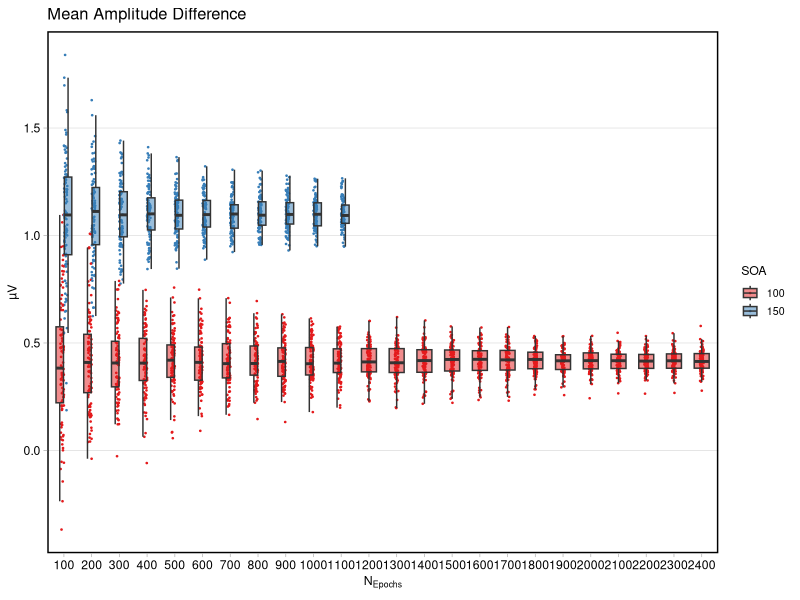
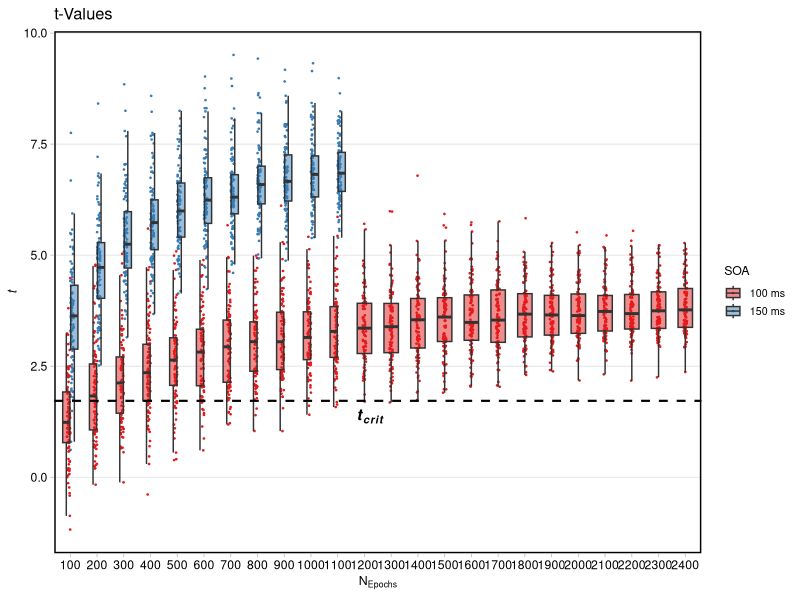

These figures' R source, in order: (Note: this script raises an error after producing the figures.)
library("tidyverse")
library("cowplot")
library("gridExtra")

setwd("./analysis")

df <- read.csv("out.csv") 

# somewhat hackish solution to:
# https://twitter.com/EamonCaddigan/status/646759751242620928
# based mostly on copy/pasting from ggplot2 geom_violin source:
# https://github.com/hadley/ggplot2/blob/master/R/geom-violin.r


"%||%" <- function(a, b) {
  if (!is.null(a)) a else b
}

spha_rel <- function(x,y) {
    return(2*p/(1+p))
}

geom_flat_violin <- function(mapping = NULL, data = NULL, stat = "ydensity",
                        position = "dodge", trim = TRUE, scale = "area",
                        show.legend = NA, inherit.aes = TRUE, ...) {
  layer(
    data = data,
    mapping = mapping,
    stat = stat,
    geom = GeomFlatViolin,
    position = position,
    show.legend = show.legend,
    inherit.aes = inherit.aes,
    params = list(
      trim = trim,
      scale = scale,
      ...
    )
  )
}

#' @rdname ggplot2-ggproto
#' @format NULL
#' @usage NULL
#' @export
GeomFlatViolin <-
  ggproto("GeomFlatViolin", Geom,
          setup_data = function(data, params) {
            data$width <- data$width %||%
              params$width %||% (resolution(data$x, FALSE) * 0.9)
            
            # ymin, ymax, xmin, and xmax define the bounding rectangle for each group
            data %>%
              group_by(group) %>%
              mutate(ymin = min(y),
                     ymax = max(y),
                     xmin = x,
                     xmax = x + width / 2)
            
          },
          
          draw_group = function(data, panel_scales, coord) {
            # Find the points for the line to go all the way around
            data <- transform(data, xminv = x,
                              xmaxv = x + violinwidth * (xmax - x))
            
            # Make sure it's sorted properly to draw the outline
            newdata <- rbind(plyr::arrange(transform(data, x = xminv), y),
                             plyr::arrange(transform(data, x = xmaxv), -y))
            
            # Close the polygon: set first and last point the same
            # Needed for coord_polar and such
            newdata <- rbind(newdata, newdata[1,])
            
            ggplot2:::ggname("geom_flat_violin", GeomPolygon$draw_panel(newdata, panel_scales, coord))
          },
          
          draw_key = draw_key_polygon,
          
          default_aes = aes(weight = 1, colour = "grey20", fill = "white", size = 0.5,
                            alpha = NA, linetype = "solid"),
          
          required_aes = c("x", "y")
)

raincloud_theme = theme(
text = element_text(size = 10),
axis.title.x = element_text(size = 16),
axis.title.y = element_text(size = 16),
axis.text = element_text(size = 14),
axis.text.x = element_text(angle = 45, vjust = 0.5),
legend.title=element_text(size=16),
legend.text=element_text(size=16),
legend.position = "right",
plot.title = element_text(lineheight=.8, face="bold", size = 16),
panel.border = element_blank(),
panel.grid.minor = element_blank(),
panel.grid.major = element_blank(),
axis.line.x = element_line(colour = 'black', size=0.5, linetype='solid'),
axis.line.y = element_line(colour = 'black', size=0.5, linetype='solid'))

theme_min <- function(base_size = 11, base_family = "") {

  theme_light(base_size = 11, base_family = "") +
    theme(
      panel.grid.major.x = element_blank(),
      panel.grid.minor = element_blank(),
      panel.background = element_blank(),
      panel.border = element_rect(fill = NA, colour = "black", size = 1),
      strip.background = element_rect(fill = NA, colour = NA),
      strip.text.x = element_text(colour = "black", size = rel(1.2)),
      strip.text.y = element_text(colour = "black", size = rel(1.2)),
      title = element_text(size = rel(0.9)),
      axis.text = element_text(colour = "black", size = rel(0.8)),
      axis.title = element_text(colour = "black", size = rel(0.9)),
      legend.title = element_text(colour = "black", size = rel(0.9)),
      legend.key.size = unit(0.9, "lines"),
      legend.text = element_text(size = rel(0.7), colour = "black"),
      legend.key = element_rect(colour = NA, fill = NA),
      legend.background = element_rect(colour = NA, fill = NA)
    )
}

# Effects
gdf1 <- df %>% mutate(epochs = factor(num)) %>% mutate(SOA = factor(soa)) %>% 
    group_by(epochs, run, SOA) %>% 
    filter(!any(is.na(amplitude_difference))) %>%
    ungroup() %>% group_by(epochs, run, SOA) %>% 
    summarize(mean_amplitude_difference=mean(amplitude_difference)) %>% 
    mutate(mean_amplitude_difference = mean_amplitude_difference * 10e5) 

plot_e = ggplot(data=gdf1, aes(x = epochs, y = mean_amplitude_difference, fill=SOA)) + 
    scale_fill_brewer(palette="Set1") +
    scale_color_brewer(palette="Set1") +
    geom_point(aes(color=SOA), position = position_jitterdodge(dodge.width = .25, jitter.width = .25), size = .25, alpha = 1) +
    #geom_line(aes(group=interaction(run,SOA)), alpha=.2) +
    geom_boxplot(width = .6, outlier.shape = NA, alpha = 0.5) +
    #geom_flat_violin(position = position_nudge(x = .2, y = 0), alpha = .8)  + 
    theme_min() +
    ggtitle("Mean Amplitude Difference") + 
    ylab("µV") +
    xlab(expression(N[Epochs]))

# t-Values
gdf2 <- df %>% mutate(epochs = factor(num)) %>% mutate(SOA = factor(paste(soa, "ms"))) %>% 
    group_by(epochs, run, SOA) %>% 
    filter(!any(is.na(amplitude_difference))) %>%
    summarize(t_val=t.test(amplitude_difference)[["statistic"]], t_crit=qt(p = 0.95, df = t.test(amplitude_difference)[["parameter"]]))


plot_t = ggplot(data=gdf2, aes(x = epochs, y = t_val, fill=SOA)) + 
    scale_fill_brewer(palette="Set1") +
    scale_color_brewer(palette="Set1") +
    geom_point(aes(color=SOA), position = position_jitterdodge(dodge.width = .25, jitter.width = .25), size = .25, alpha = 1) +
    #geom_line(aes(group=interaction(run,soa)), alpha=.2) +
    geom_boxplot(width = .6, outlier.shape = NA, alpha = 0.5) +
    #geom_flat_violin(position = position_nudge(x = .2, y = 0), alpha = .8)  + 
    theme_min() +
    ggtitle("t-Values") + 
    ylab(expression(italic(t))) +
    xlab(expression(N[Epochs])) + 
    geom_hline(yintercept=1.72, linetype="dashed", alpha=1, size=.75) +
    annotate("text", x = 12.2, y = 1.72, vjust=1.6, size=4, label = expression(bolditalic(t[crit]))) +
    labs(shape = "19") 

sb = function(n, rel, o_n) { 
  rel = (rel) / (rel * (-o_n) + rel + o_n)
  return((n * rel) / (1 + (n - 1) * rel))
  }

# split-half
gdf3 <- df %>% mutate(epochs = factor(num)) %>% mutate(soa = factor(paste(soa, "ms"))) %>% 
    filter(type == "half_1" | type == "half_2") %>%
    filter(!any(is.na(amplitude_difference))) %>%
    pivot_wider(id_cols = c(id,soa,num,run,epochs), names_from = type, values_from = amplitude_difference) %>%
    group_by(epochs, run, soa) %>% 
    summarize(cor=cor(half_1, half_2)) %>%
    mutate(rel = ( ( 2 * cor ) / (1 + cor)) ) %>%
    ungroup() %>%
    group_by(epochs, soa) %>%
    summarize(sd = sd(rel), rel = mean(rel)) %>% 
    mutate(epochs = as.numeric(as.character(epochs))) %>%
    group_by(soa)# %>%
    #filter(row_number() %% 2 == 0) 
  
gdf3 = gdf3 %>% ungroup() %>%
  mutate(real = "yes") %>%
  #add_row(soa = "100 ms", epochs = seq(100,3000,100), rel = sb(seq(100,3000,100), 0.78610510, 3000), real = "no") %>%
  add_row(soa = "150 ms", epochs = seq(1500,3000,100), rel = sb(seq(1500,3000,100), 0.7862026, 1500), real = "no")
    

library(ggthemes)
library(Cairo)

batheme <- theme_tufte(base_family = "DejaVu Sans") +
  theme(axis.line = element_blank()) +
  theme(legend.text  = element_text(size=6),
        legend.title = element_blank()) +
  theme(plot.title   = element_text(size=6),
        axis.text.x  = element_text(size=6),
        axis.text.y  = element_text(size=6),
        axis.title.x = element_text(size=6),
        axis.title.y = element_text(size=6)) 

psdata = data.frame(epochs = c(100,3000), soa = "150 ms", rel = c(0,1))

plot_rel = ggplot(data=gdf3, aes(x = epochs, y = rel, fill=soa)) + 
    batheme +
    annotate('segment', x=100,xend=2500,y=.2,yend=.2, size = .02, alpha = .6) +
    annotate('segment', x=100,xend=2500,y=.4,yend=.4, size = .02, alpha = .6) +
    annotate('segment', x=100,xend=3000,y=.6,yend=.6, size = .02, alpha = .6) +
    annotate('segment', x=100,xend=3000,y=.8,yend=.8, size = .02, alpha = .6) +
    #scale_fill_brewer(palette="Set1") +
    #scale_color_brewer(palette="Set1") +
    #facet_grid(rows = vars(soa)) +
    geom_line(data = filter(gdf3, real == "yes"), aes(group=soa, color=soa), size=.75) +
    geom_line(data = filter(gdf3, real == "no"), aes(group=soa, color=soa), size=1, linetype = "dotted", show.legend = FALSE) +
    #geom_errorbar(aes(color=soa, ymin=rel-sd, ymax=rel+sd)) +
    geom_point(aes(color=soa), data = filter(gdf3, real == "yes"), show.legend = FALSE) +
    ylim(-.1,1) +
    geom_rangeframe(data=psdata) + 
    #ggtitle("Split-Half Reliability") + 
    ylab(expression("Mean Split-Half Reliability")) +
    xlab(expression(N[Epochs])) + 
    labs(shape = "19")  +
    scale_x_continuous(breaks=c(100, 500, 1000, 1500, 2000, 2500, 3000)) +
    scale_y_continuous(breaks=c(0, .2, .4, .6, .8, 1)) +
    theme(legend.position = c(.875, 0.325)) + 
    scale_colour_grey(start = .5, end = .2)


ggsave("/media/marc/Medien/xmas-oddballmatch/ba-thesis/input/figures/fig_subsample_rel.pdf", plot_rel, width = 6.25, height = 1.8, units = "in",  device=cairo_pdf)
ggsave("/media/marc/Medien/xmas-oddballmatch/ba-thesis/input/figures/fig_subsample_rel.png", plot_rel, width = 6.25, height = 1.8, units = "in")


# extract a legend that is laid out horizontally
legend <- get_legend(
  plot_t + theme(legend.position="bottom")
)


plot_final = plot_grid(
  plot_e + theme(legend.position="none", text = element_text(size=8)),
  plot_t + theme(legend.position="none"),
  legend = legend,
  align = 'vh',
  #labels = c("A", "B"),
  hjust = -1,
  nrow = 3,
  ncol=1,
  rel_heights = c(1,1, .2)
)

plot_final

gdf <- df %>% mutate(epochs = factor(num)) %>% mutate(SOA = factor(soa)) %>% 
    group_by(epochs, run, SOA) %>% 
    summarize(mean_amplitude_difference=mean(amplitude_difference)) %>% 
    group_by(epochs, SOA) %>% 
    summarize(mean_amplitude_difference=sd(mean_amplitude_difference)) %>% 
    mutate(mean_amplitude_difference = mean_amplitude_difference * 10e5) 

ggplot(data=gdf, aes(x = epochs, y = mean_amplitude_difference, group=soa, color=soa)) + 
    geom_line()


ggsave("/media/Medien/marc/xmas-oddballmatch/ba-thesis/input/figures/fig_subsample.png", plot_final, width = 6.25, height = 4.5, units = "in")
